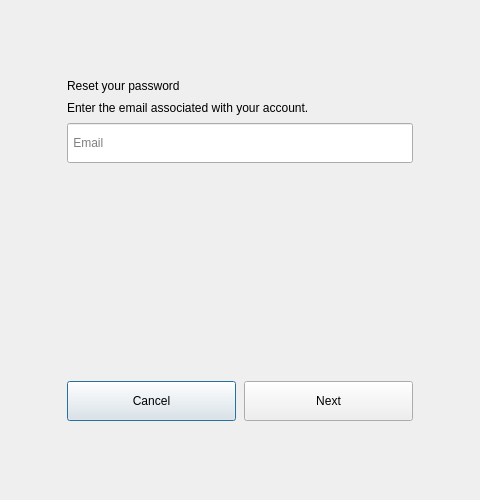
<?xml version="1.0" encoding="UTF-8"?>
<ui version="4.0">
 <class>ResetPasswordWindow</class>
 <widget class="QDialog" name="ResetPasswordWindow">
  <property name="geometry">
   <rect>
    <x>0</x>
    <y>0</y>
    <width>480</width>
    <height>500</height>
   </rect>
  </property>
  <property name="windowTitle">
   <string>Reset Password</string>
  </property>
  <layout class="QVBoxLayout" name="root_layout">
   <property name="leftMargin"><number>0</number></property>
   <property name="topMargin"><number>0</number></property>
   <property name="rightMargin"><number>0</number></property>
   <property name="bottomMargin"><number>0</number></property>
   <item>
    <widget class="QWidget" name="background" native="true">
     <layout class="QVBoxLayout" name="background_layout">
      <item>
       <spacer name="top_spacer">
        <property name="orientation"><enum>Qt::Vertical</enum></property>
        <property name="sizeType"><enum>QSizePolicy::Expanding</enum></property>
        <property name="sizeHint" stdset="0"><size><width>20</width><height>40</height></size></property>
       </spacer>
      </item>
      <item>
       <layout class="QHBoxLayout" name="center_layout">
        <item>
         <spacer name="left_spacer">
          <property name="orientation"><enum>Qt::Horizontal</enum></property>
          <property name="sizeType"><enum>QSizePolicy::Expanding</enum></property>
          <property name="sizeHint" stdset="0"><size><width>40</width><height>20</height></size></property>
         </spacer>
        </item>
        <item>
         <widget class="QFrame" name="card_frame">
          <property name="minimumSize">
           <size><width>420</width><height>0</height></size>
          </property>
          <property name="maximumSize">
           <size><width>420</width><height>16777215</height></size>
          </property>
          <layout class="QVBoxLayout" name="card_layout">
           <property name="leftMargin"><number>28</number></property>
           <property name="topMargin"><number>24</number></property>
           <property name="rightMargin"><number>28</number></property>
           <property name="bottomMargin"><number>24</number></property>
           <property name="spacing"><number>8</number></property>
           <item>
            <widget class="QStackedWidget" name="steps_stack">
             <widget class="QWidget" name="email_page">
              <layout class="QVBoxLayout" name="email_page_layout">
               <property name="spacing"><number>8</number></property>
               <item>
                <widget class="QLabel" name="title_lbl">
                 <property name="text"><string>Reset your password</string></property>
                </widget>
               </item>
               <item>
                <widget class="QLabel" name="subtitle_lbl">
                 <property name="text"><string>Enter the email associated with your account.</string></property>
                 <property name="wordWrap"><bool>true</bool></property>
                </widget>
               </item>
               <item>
                <widget class="QLineEdit" name="email_le">
                 <property name="minimumSize"><size><width>0</width><height>40</height></size></property>
                 <property name="placeholderText"><string> Email</string></property>
                </widget>
               </item>
               <item>
                <widget class="QLabel" name="error_lbl_step1">
                 <property name="visible"><bool>false</bool></property>
                 <property name="wordWrap"><bool>true</bool></property>
                 <property name="text"><string/></property>
                </widget>
               </item>
               <item>
                <spacer name="email_page_spacer">
                 <property name="orientation"><enum>Qt::Vertical</enum></property>
                 <property name="sizeType"><enum>QSizePolicy::Expanding</enum></property>
                 <property name="sizeHint" stdset="0"><size><width>20</width><height>40</height></size></property>
                </spacer>
               </item>
               <item>
                <layout class="QHBoxLayout" name="email_page_btn_row">
                 <item>
                  <widget class="QPushButton" name="cancel_btn">
                   <property name="minimumSize"><size><width>0</width><height>40</height></size></property>
                   <property name="text"><string>Cancel</string></property>
                  </widget>
                 </item>
                 <item>
                  <widget class="QPushButton" name="next_btn">
                   <property name="minimumSize"><size><width>0</width><height>40</height></size></property>
                   <property name="text"><string>Next</string></property>
                  </widget>
                 </item>
                </layout>
               </item>
              </layout>
             </widget>
             <widget class="QWidget" name="answer_page">
              <layout class="QVBoxLayout" name="answer_page_layout">
               <property name="spacing"><number>8</number></property>
               <item>
                <widget class="QLabel" name="title_lbl_2">
                 <property name="text"><string>Answer your security question</string></property>
                </widget>
               </item>
               <item>
                <widget class="QLabel" name="security_question_lbl">
                 <property name="text"><string/></property>
                 <property name="wordWrap"><bool>true</bool></property>
                </widget>
               </item>
               <item>
                <widget class="QLineEdit" name="answer_le">
                 <property name="minimumSize"><size><width>0</width><height>40</height></size></property>
                 <property name="placeholderText"><string> Your answer</string></property>
                </widget>
               </item>
               <item>
                <widget class="QLabel" name="security_question_2_lbl">
                 <property name="text"><string/></property>
                 <property name="wordWrap"><bool>true</bool></property>
                </widget>
               </item>
               <item>
                <widget class="QLineEdit" name="answer_2_le">
                 <property name="minimumSize"><size><width>0</width><height>40</height></size></property>
                 <property name="placeholderText"><string> Your answer</string></property>
                </widget>
               </item>
               <item>
                <widget class="QLineEdit" name="new_password_le">
                 <property name="minimumSize"><size><width>0</width><height>40</height></size></property>
                 <property name="echoMode"><enum>QLineEdit::Password</enum></property>
                 <property name="placeholderText"><string> New password</string></property>
                </widget>
               </item>
               <item>
                <widget class="QLabel" name="new_password_strength_lbl">
                 <property name="text"><string/></property>
                </widget>
               </item>
               <item>
                <widget class="QLineEdit" name="confirm_password_le">
                 <property name="minimumSize"><size><width>0</width><height>40</height></size></property>
                 <property name="echoMode"><enum>QLineEdit::Password</enum></property>
                 <property name="placeholderText"><string> Confirm new password</string></property>
                </widget>
               </item>
               <item>
                <widget class="QLabel" name="error_lbl_step2">
                 <property name="visible"><bool>false</bool></property>
                 <property name="wordWrap"><bool>true</bool></property>
                 <property name="text"><string/></property>
                </widget>
               </item>
               <item>
                <spacer name="answer_page_spacer">
                 <property name="orientation"><enum>Qt::Vertical</enum></property>
                 <property name="sizeType"><enum>QSizePolicy::Expanding</enum></property>
                 <property name="sizeHint" stdset="0"><size><width>20</width><height>40</height></size></property>
                </spacer>
               </item>
               <item>
                <layout class="QHBoxLayout" name="answer_page_btn_row">
                 <item>
                  <widget class="QPushButton" name="back_btn">
                   <property name="minimumSize"><size><width>0</width><height>40</height></size></property>
                   <property name="text"><string>Back</string></property>
                  </widget>
                 </item>
                 <item>
                  <widget class="QPushButton" name="reset_btn">
                   <property name="minimumSize"><size><width>0</width><height>40</height></size></property>
                   <property name="text"><string>Reset Password</string></property>
                  </widget>
                 </item>
                </layout>
               </item>
              </layout>
             </widget>
            </widget>
           </item>
          </layout>
         </widget>
        </item>
        <item>
         <spacer name="right_spacer">
          <property name="orientation"><enum>Qt::Horizontal</enum></property>
          <property name="sizeType"><enum>QSizePolicy::Expanding</enum></property>
          <property name="sizeHint" stdset="0"><size><width>40</width><height>20</height></size></property>
         </spacer>
        </item>
       </layout>
      </item>
      <item>
       <spacer name="bottom_spacer">
        <property name="orientation"><enum>Qt::Vertical</enum></property>
        <property name="sizeType"><enum>QSizePolicy::Expanding</enum></property>
        <property name="sizeHint" stdset="0"><size><width>20</width><height>40</height></size></property>
       </spacer>
      </item>
     </layout>
    </widget>
   </item>
  </layout>
 </widget>
 <resources/>
 <connections/>
</ui>
